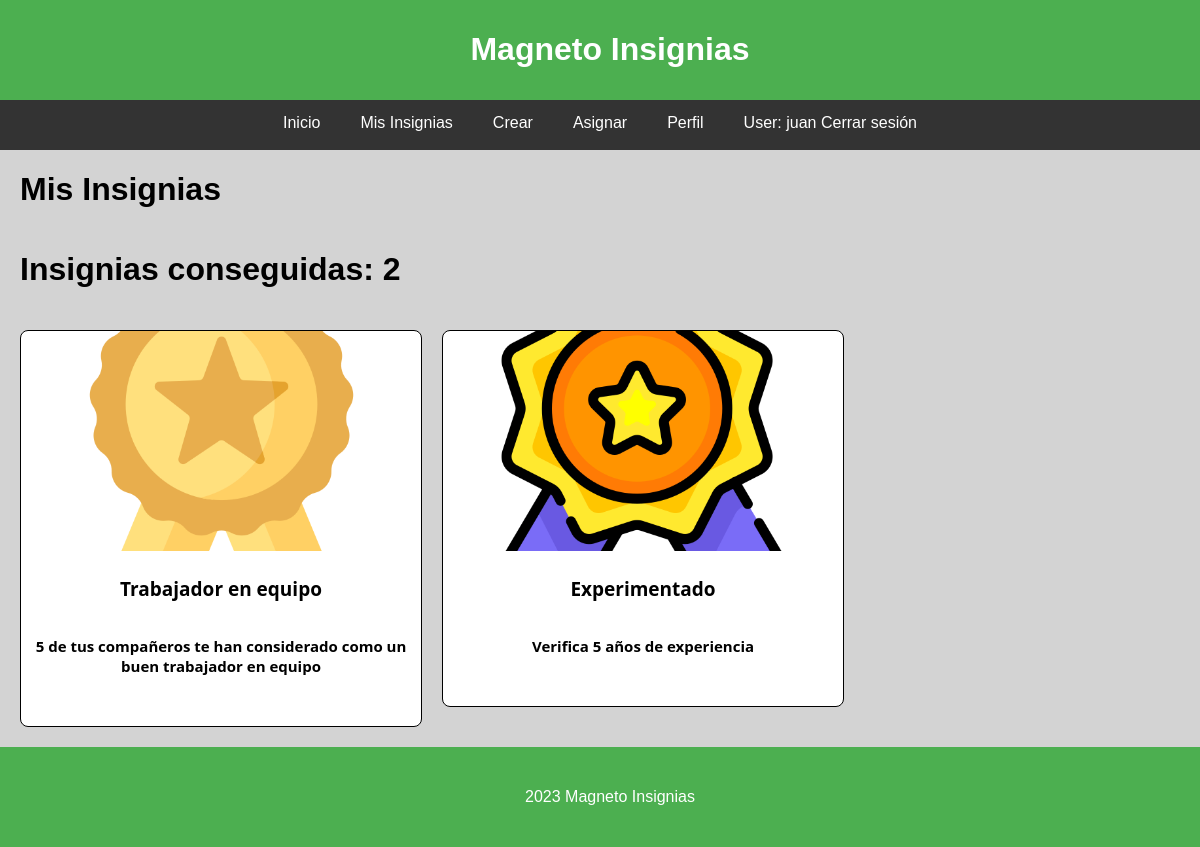
Page /accounts/mybadges/ (signed in) on the committed database.
### myapp/models.py (models this page shows, shortened)
class Insignia(models.Model):
    title = models.CharField(max_length=200)
    description = models.TextField()
    obtenida = models.BooleanField(default=False)
    imagen = models.ImageField(upload_to='files/')
    portador = models.ManyToManyField(User, blank=True)

### myapp/views.py (the view)
# urls.py: path('mybadges/', views.mybadges, name="mybadges"),
def mybadges(request):
    badges = Insignia.objects.filter(portador=request.user)
    return render(request, 'my_badges.html', {
        'badges': badges
    })

### myapp/templates/my_badges.html (shortened to what this page needs)
{% extends 'base.html' %}
{% load static %}
{% block content1 %}
<head>
<link rel="stylesheet" href="{% static 'css/styles.css' %}">
</head>
{% endblock %}
{% block content2 %}
  <h1>Mis Insignias</h1>
  <h1>Insignias conseguidas: {{ badges.count }}</h1>
  <div class="insignias-container">
    {% for badge in badges %}
    <div class="insignia">
      <img src="{{ badge.imagen.url }}" alt="{{ badge.title }}">
      <div class="insignia-details">
        <p class="title">{{badge.title}}</p>
        <p class="description">{{badge.description}}</p>
      </div>
    </div>
  {% endfor %}
  </div>
  {% endblock %}

### myapp/templates/base.html (shortened to what this page needs)
{% block content1 %}
{% endblock %}
{% load static %}
<!DOCTYPE html>
<html lang="en">
<head>
  <link rel="stylesheet" href="{% static 'css/basestyle.css' %}">
</head>
<body>
  <header>
    <h1>Magneto Insignias</h1>
  </header>
  <nav>
    {% if user.is_authenticated %}
    <a href="{% url 'home' %}">Inicio</a>
    <a href="{% url 'mybadges' %}">Mis Insignias</a>
    <a href="{% url 'crear_insignia' %}">Crear</a>
    <a href="{% url 'asignar' %}">Asignar</a>
    <a href="{% url 'perfil' %}">Perfil</a>
    <a href="{% url 'logout'%}?next={{request.path}}">User: {{ user.get_username }} Cerrar sesión</a>
    {% else %}
    <a href="{% url 'home' %}">Inicio</a>
    <a href="{% url 'login' %}">Log in</a>
    <a href="{% url 'registro' %}">Sign In</a>
    {% endif %}
  </nav>
{% block content2 %}
{% endblock %}
<footer>
    2023 Magneto Insignias
</footer>
</body>
</html>

### myapp/static/css/styles.css (style rules this page uses)
p { text-align: center; }
a { color: #4CAF50; text-decoration: none; }
.insignias-container { display: flex; flex-direction: row; grid-template-columns: repeat( minmax(300px, 1fr)); gap: 20px; padding: 20px; }
.insignia { display: flex; flex-direction:column; align-items: center; text-align: center; border-radius: 8px; padding-bottom: 35px; border: solid black 1px; background-color: #fff; color: #fff; height: fit-content; width: 400px; }
.insignia img { width: 335px; height: 220px; object-fit: cover; margin-bottom: 6px; border-radius: 10px 10px 0px 0px; }
.insignia-details { text-align: left; padding-left: 10px; padding-right: 10px; flex: 1; display: flex; flex-direction: column; text-align: left; }
.insignia-details .title { color: black; font-family: Segoe UI; font-size: 19px; font-weight: 700; }
.insignia-details .description { color: black; font-family: Segoe UI; font-size: 15px; font-weight: 700; }
h1 { margin-left: 20px; }

### myapp/static/css/basestyle.css (style rules this page uses)
body { font-family: 'Arial', sans-serif; margin: 0; padding: 0; display:flex; flex-direction: column; min-height: 100vh; background-color: lightgray; }
header { background-color: #4CAF50; padding: 10px; color: white; text-align: center; }
nav { display: flex; justify-content: center; background-color: #333; height: 50px; }
nav a { color: white; padding: 14px 20px; text-decoration: none; }
footer { background-color: #4CAF50; padding: 10px; color: white; text-align: center; width:100%; margin-top:auto; height: 80px; line-height: 80px; }

### rows in the picture
Insignia: imagen (picture), title "Trabajador en equipo", description "5 de tus compañeros te han considerado como un buen trabajador en equipo"
Insignia: imagen (picture), title "Experimentado", description "Verifica 5 años de experiencia"

### other values in the picture
{{ user.get_username }} "juan"
{{ badges.count }} "2"
